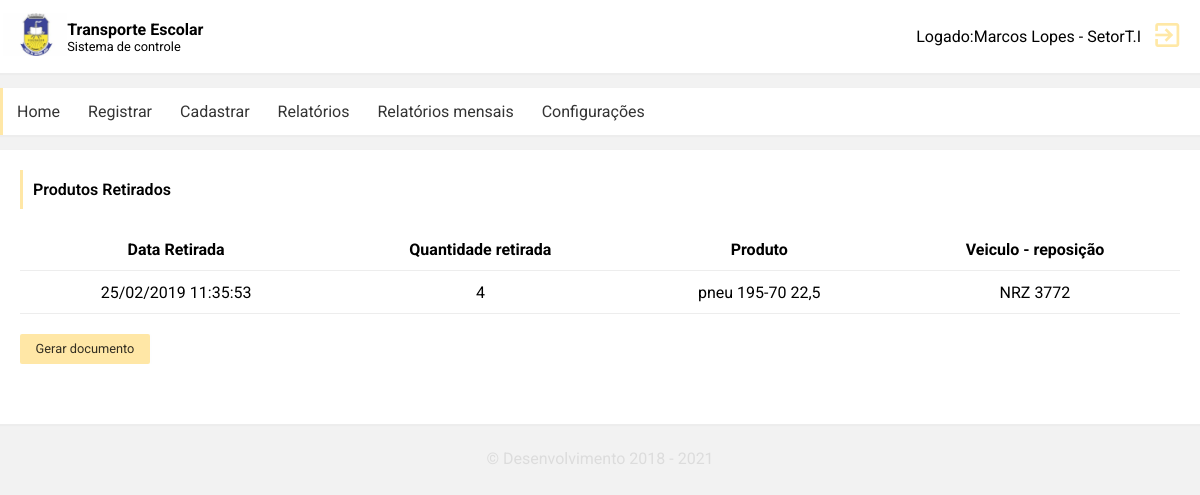
Page /pages/relatorios/relatorio_retirada_produto.php (signed in) on the earlier database version.
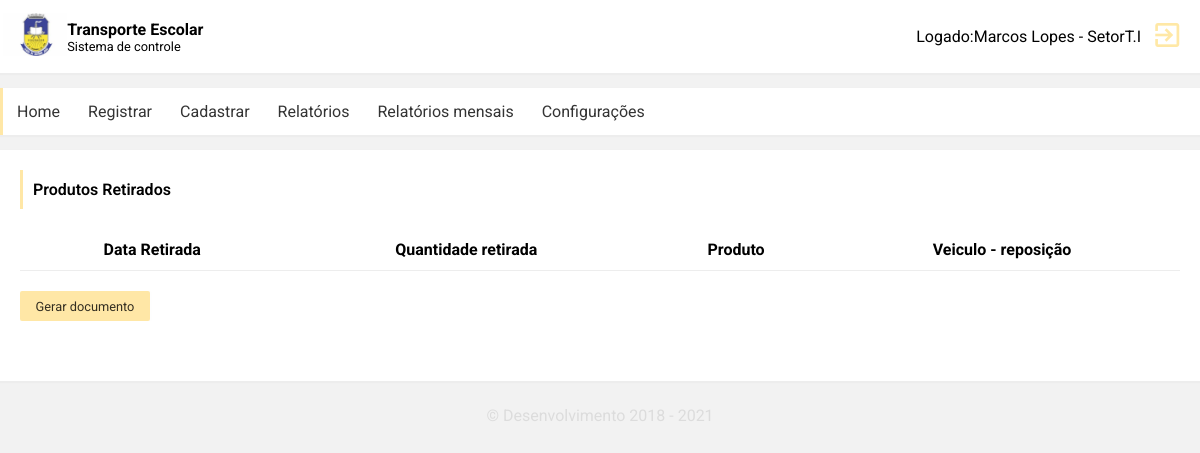
Same page on the later database version.
### tables this page shows
CREATE TABLE `controle_saida_entrada_produtos` (
  `id_controle_produtos` int(11) NOT NULL,
  `quantidade_retirada` int(11) DEFAULT NULL,
  `data_retirada_produto` datetime DEFAULT NULL,
  `id_produto` int(11) DEFAULT NULL,
  `id_veiculo` int(11) DEFAULT NULL
);

CREATE TABLE `produtos` (
    `id_produto` int(11) NOT NULL,
    `nome_produto` varchar(100) DEFAULT NULL,
    `data_produto_recebido` datetime DEFAULT NULL,
    `quantidade_produto` int(11) DEFAULT NULL,
    `quantidade_restante` int(11) DEFAULT NULL
);

CREATE TABLE `veiculos` (
  `placa_veiculo` char(8) DEFAULT NULL,
  `id_veiculo` int(11) NOT NULL,
  `descricao_veiculo` text,
  `status` varchar(60) DEFAULT NULL,
  `id_categoria` int(11) DEFAULT NULL
);

### php/config/Database.connect.php (called while the page is built, shortened)
<?php
		class Connect
		{
			public function connect()
			{
				$this->connect = mysqli_connect($GLOBALS['config']['host'],$GLOBALS['config']['user'],$GLOBALS['config']['password'],$GLOBALS['config']['dbname']);
			}
		}
 ?>

### php/controllers/retirada_produto.php (the view, shortened to what this page needs)
<?php
	function all_produtos_retirados($pagina){
		$GLOBALS['Recursos']->paginação($GLOBALS['Recursos']->Query($GLOBALS['selects']->produtos_retirados()),$GLOBALS['selects']->produtos_retirados(),$pagina,function($dados){
			echo "<tr>
				<td>".$GLOBALS['Recursos']->formatdata($dados[2])."</td>
				<td>".$dados[1]."</td>
				<td>".$dados[6]."</td>
				<td>".$dados[10]."</td>
			</tr>";
		},function($paginas){
			if($paginas > 1){
				 for($i = 1; $i < $paginas + 1; $i++) {
					 echo " <div class='paginação'><a  href='../../pages/relatorios/relatorio_retirada_produto.php?pagina=$i'>".$i."</a></div>";
				}
			}
		});
	}
 ?>

### php/recursos.php (shortened to what this page needs)
<?php
	include 'config/Database.connect.php';
	class Recursos extends Connect
	{
		public function paginação($query,$select,$pagina,$callback,$callback2){
			$this->registros = $GLOBALS['config']['quantidade_registros'] ;
			$this->começo = ($this->registros*$pagina) - $this->registros;
			$this->produtos =  mysqli_query($this->connect,"".$select." limit $this->começo,$this->registros");
    		while($this->fect =  mysqli_fetch_array($this->produtos)){
				 $callback($this->fect);
			}
		}
		public function formatdata($datatime)
		{
          return (new DateTime($datatime))->format('d/m/Y H:i:s');
		}
	}
?>

Differences in the rows shown:
removed controle_saida_entrada_produtos: data_retirada_produto "25/02/2019 11:35:53", quantidade_retirada "4", id_produto.nome_produto "pneu 195-70 22,5", id_veiculo.placa_veiculo "NRZ 3772"
